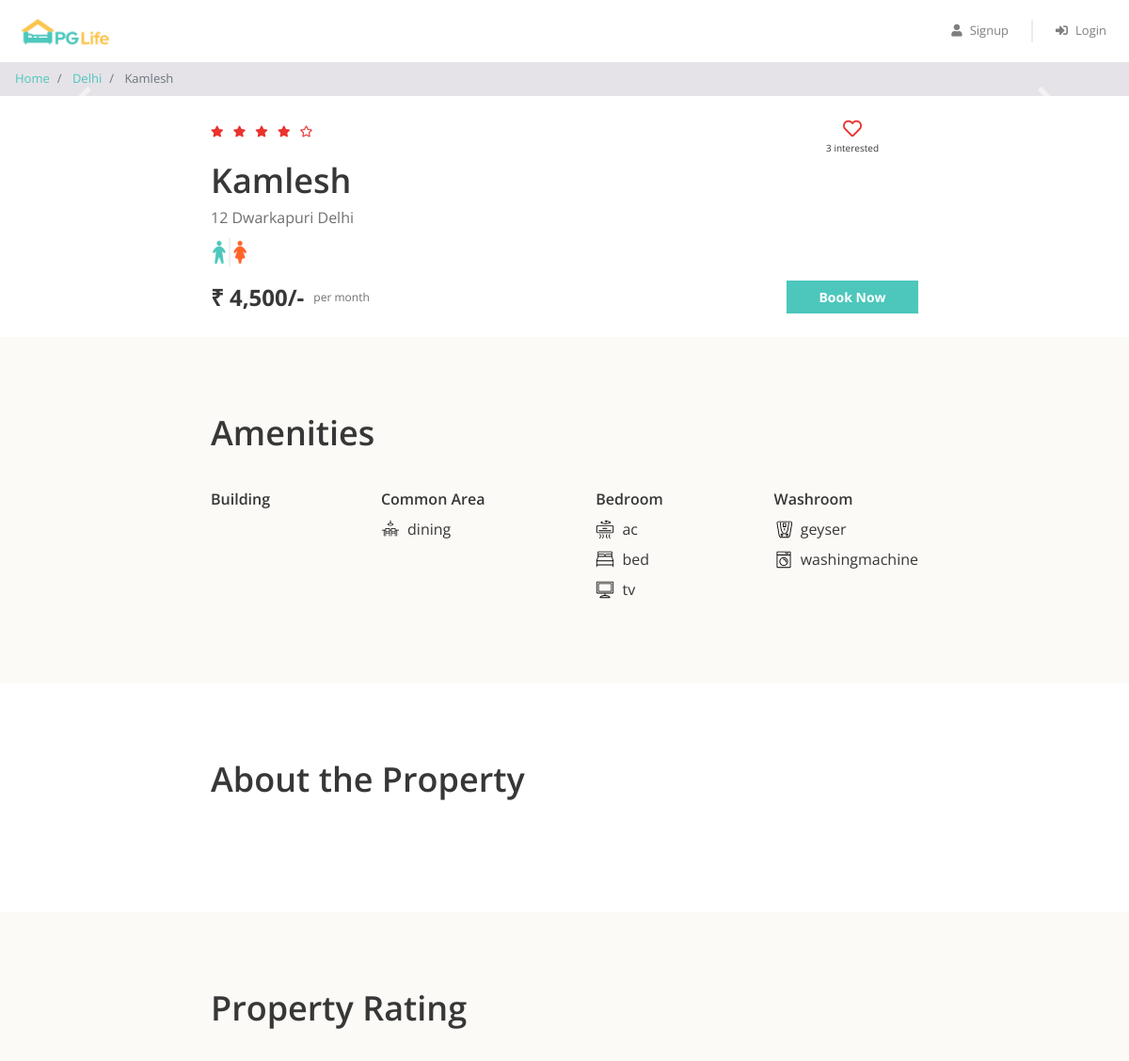
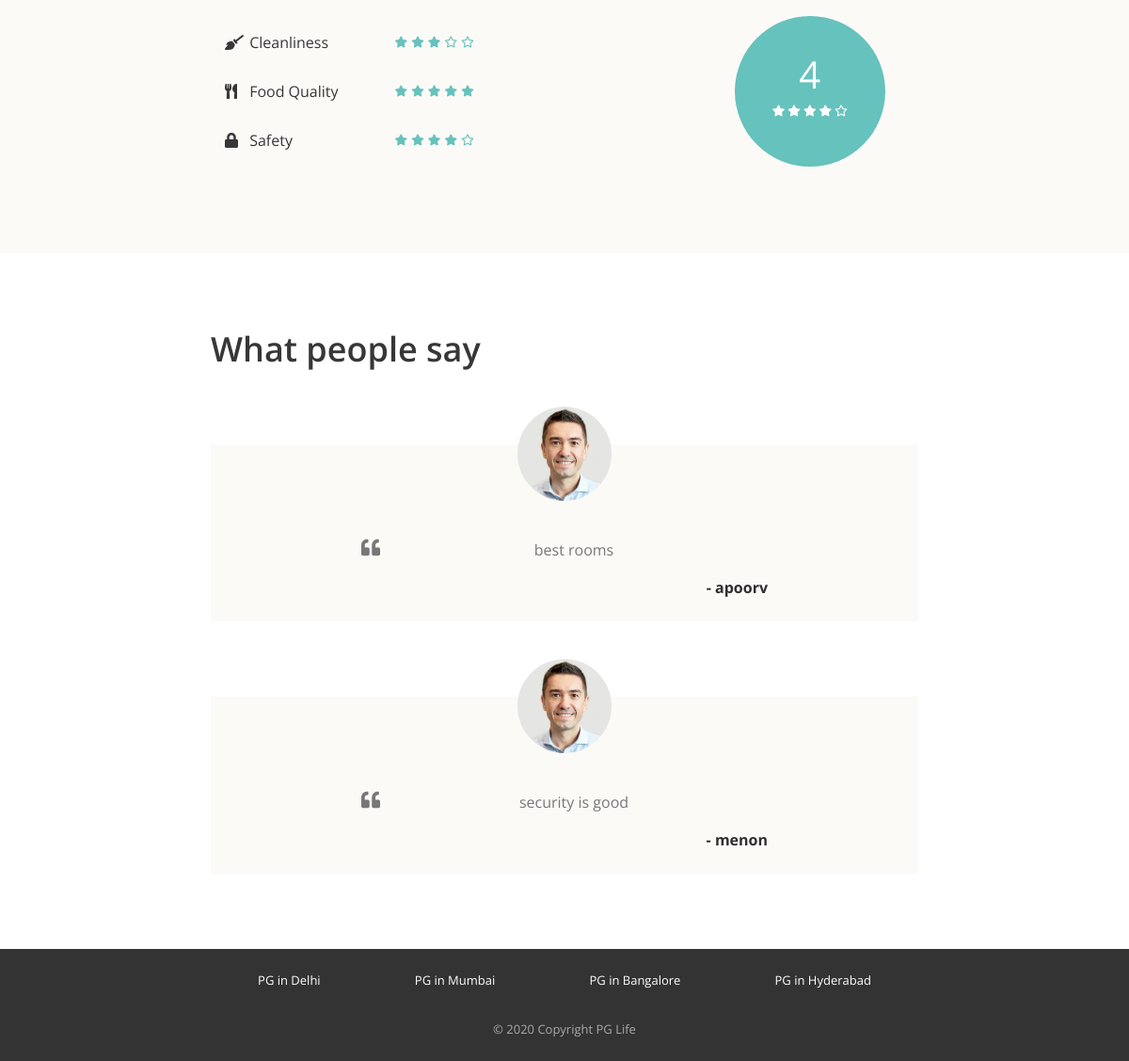
The app's page /property_detail.php?property_id=3 with its own data (2 pictures, top to bottom).
### tables this page shows
CREATE TABLE `properties` (
  `id` int(11) NOT NULL,
  `city_id` int(11) NOT NULL,
  `rating_clean` int(11) NOT NULL,
  `rating_food` int(11) NOT NULL,
  `rating_safety` int(11) NOT NULL,
  `name` text NOT NULL,
  `address` text NOT NULL,
  `gender` text NOT NULL,
  `rent` int(11) NOT NULL,
  `description` text NOT NULL
);

CREATE TABLE `cities` (
  `id` int(11) NOT NULL,
  `name` text NOT NULL
);

CREATE TABLE `amenities` (
  `id` int(11) NOT NULL,
  `name` text NOT NULL,
  `icon` text NOT NULL,
  `type` text NOT NULL
);

CREATE TABLE `testimonials` (
  `property_id` int(11) NOT NULL,
  `user_name` text NOT NULL,
  `content` text NOT NULL
);

### property_detail.php (the view, shortened to what this page needs)
<?php
require "includes/database_connect.php";
$property_id = $_GET["property_id"];
$sql_1 = "SELECT *, p.id AS property_id, p.name AS property_name, c.name AS city_name
            FROM properties p
            INNER JOIN cities c ON p.city_id = c.id
            WHERE p.id = $property_id";
$result_1 = mysqli_query($conn, $sql_1);
$property = mysqli_fetch_assoc($result_1);
$sql_2 = "SELECT * FROM testimonials WHERE property_id = $property_id";
$result_2 = mysqli_query($conn, $sql_2);
$testimonials = mysqli_fetch_all($result_2, MYSQLI_ASSOC);
$sql_3 = "SELECT a.*
            FROM amenities a
            INNER JOIN properties_amenities pa ON a.id = pa.amenity_id
            WHERE pa.property_id = $property_id";
$result_3 = mysqli_query($conn, $sql_3);
$amenities = mysqli_fetch_all($result_3, MYSQLI_ASSOC);
$sql_4 = "SELECT * FROM interested_users_properties WHERE property_id = $property_id";
$result_4 = mysqli_query($conn, $sql_4);
$interested_users_count = mysqli_num_rows($result_4);
?>
<!DOCTYPE html>
<html lang="en">
<head>
    <?php
    include "includes/head_links.php";
    ?>
    <link href="css/property_detail.css" rel="stylesheet" />
</head>
<body>
    <?php
    include "includes/header.php";
    ?>
    <nav aria-label="breadcrumb">
        <ol class="breadcrumb py-2">
            <li class="breadcrumb-item">
                <a href="index.php">Home</a>
            </li>
            <li class="breadcrumb-item">
                <a href="property_list.php?city=<?= $property['city_name']; ?>"><?= $property['city_name']; ?></a>
            </li>
            <li class="breadcrumb-item active" aria-current="page">
                <?= $property['property_name']; ?>
            </li>
        </ol>
    </nav>
    <div id="property-images" class="carousel slide" data-ride="carousel">
        <a class="carousel-control-prev" href="#property-images" role="button" data-slide="prev">
            <span class="carousel-control-prev-icon" aria-hidden="true"></span>
        </a>
        <a class="carousel-control-next" href="#property-images" role="button" data-slide="next">
            <span class="carousel-control-next-icon" aria-hidden="true"></span>
        </a>
    </div>
    <div class="property-summary page-container">
        <div class="row no-gutters justify-content-between">
            <?php
            $total_rating = ($property['rating_clean'] + $property['rating_food'] + $property['rating_safety']) / 3;
            $total_rating = round($total_rating, 1);
            ?>
            <div class="star-container" title="<?= $total_rating ?>">
                <?php
                $rating = $total_rating;
                for ($i = 0; $i < 5; $i++) {
                    if ($rating >= $i + 0.8) {
                ?>
                        <i class="fas fa-star"></i>
                    <?php
                    } elseif ($rating >= $i + 0.3) {
                    ?>
                        <i class="fas fa-star-half-alt"></i>
                    <?php
                    } else {
                    ?>
                        <i class="far fa-star"></i>
                <?php
                    }
                }
                ?>
            </div>
            <div class="interested-container">
                <?php
                $is_interested = false;
                if ($is_interested) {
                ?>
                    <i class="is-interested-image fas fa-heart"></i>
                <?php
                } else {
                ?>
                    <i class="is-interested-image far fa-heart"></i>
                <?php
                }
                ?>
                <div class="interested-text">
                    <span class="interested-user-count"><?= $interested_users_count ?></span> interested
                </div>
            </div>
        </div>
        <div class="detail-container">
            <div class="property-name"><?= $property['property_name'] ?></div>
            <div class="property-address"><?= $property['address'] ?></div>
            <div class="property-gender">
                <?php
                if ($property['gender'] == "male") {
                ?>
                    <img src="img/male.png">
                <?php
                } elseif ($property['gender'] == "female") {
                ?>
                    <img src="img/female.png">
                <?php
                } else {
                ?>
                    <img src="img/unisex.png">
                <?php
                }
                ?>
            </div>
        </div>
        <div class="row no-gutters">
            <div class="rent-container col-6">
                <div class="rent">₹ <?= number_format($property['rent']) ?>/-</div>
                <div class="rent-unit">per month</div>
            </div>
            <div class="button-container col-6">
                <a href="#" class="btn btn-primary">Book Now</a>
            </div>
        </div>
    </div>
    <div class="property-amenities">
        <div class="page-container">
            <h1>Amenities</h1>
            <div class="row justify-content-between">
                <div class="col-md-auto">
                    <h5>Building</h5>
                </div>
                <div class="col-md-auto">
                    <h5>Common Area</h5>
                    <?php
                    foreach ($amenities as $amenity) {
                        if ($amenity['type'] == "Common Area") {
                    ?>
                            <div class="amenity-container">
                                <img src="img/amenities/<?= $amenity['icon'] ?>.svg">
                                <span><?= $amenity['name'] ?></span>
                            </div>
                    <?php
                        }
                    }
                    ?>
                </div>
                <div class="col-md-auto">
                    <h5>Bedroom</h5>
                    <?php
                    foreach ($amenities as $amenity) {
                        if ($amenity['type'] == "Bedroom") {
                    ?>
                            <div class="amenity-container">
                                <img src="img/amenities/<?= $amenity['icon'] ?>.svg">
                                <span><?= $amenity['name'] ?></span>
                            </div>
                    <?php
                        }
                    }
                    ?>
                </div>
                <div class="col-md-auto">
                    <h5>Washroom</h5>
                    <?php
                    foreach ($amenities as $amenity) {
                        if ($amenity['type'] == "Washroom") {
                    ?>
                            <div class="amenity-container">
                                <img src="img/amenities/<?= $amenity['icon'] ?>.svg">
                                <span><?= $amenity['name'] ?></span>
                            </div>
                    <?php
                        }
                    }
                    ?>
                </div>
            </div>
        </div>
    </div>
    <div class="property-about page-container">
        <h1>About the Property</h1>
    </div>
    <div class="property-rating">
        <div class="page-container">
            <h1>Property Rating</h1>
            <div class="row align-items-center justify-content-between">
                <div class="col-md-6">
                    <div class="rating-criteria row">
                        <div class="col-6">
                            <i class="rating-criteria-icon fas fa-broom"></i>
                            <span class="rating-criteria-text">Cleanliness</span>
                        </div>
                        <div class="rating-criteria-star-container col-6" title="<?= $property['rating_clean'] ?>">
                            <?php
                            $rating = $property['rating_clean'];
                            for ($i = 0; $i < 5; $i++) {
                                if ($rating >= $i + 0.8) {
                            ?>
                                    <i class="fas fa-star"></i>
                                <?php
                                } elseif ($rating >= $i + 0.3) {
                                ?>
                                    <i class="fas fa-star-half-alt"></i>
                                <?php
                                } else {
                                ?>
                                    <i class="far fa-star"></i>
                            <?php
                                }
                            }
                            ?>
                        </div>
                    </div>
                    <div class="rating-criteria row">
                        <div class="col-6">
                            <i class="rating-criteria-icon fas fa-utensils"></i>
                            <span class="rating-criteria-text">Food Quality</span>
                        </div>
                        <div class="rating-criteria-star-container col-6" title="<?= $property['rating_food'] ?>">
                            <?php
                            $rating = $property['rating_food'];
                            for ($i = 0; $i < 5; $i++) {
                                if ($rating >= $i + 0.8) {
                            ?>
                                    <i class="fas fa-star"></i>
                                <?php
                                } elseif ($rating >= $i + 0.3) {
                                ?>
                                    <i class="fas fa-star-half-alt"></i>
                                <?php
                                } else {
                                ?>
                                    <i class="far fa-star"></i>
                            <?php
                                }
                            }
                            ?>
                        </div>
                    </div>
                    <div class="rating-criteria row">
                        <div class="col-6">
                            <i class="rating-criteria-icon fa fa-lock"></i>
                            <span class="rating-criteria-text">Safety</span>
                        </div>
                        <div class="rating-criteria-star-container col-6" title="<?= $property['rating_safety'] ?>">
                            <?php
                            $rating = $property['rating_safety'];
                            for ($i = 0; $i < 5; $i++) {
                                if ($rating >= $i + 0.8) {
                            ?>
                                    <i class="fas fa-star"></i>
                                <?php
                                } elseif ($rating >= $i + 0.3) {
                                ?>
                                    <i class="fas fa-star-half-alt"></i>
                                <?php
                                } else {
                                ?>
                                    <i class="far fa-star"></i>
                            <?php
                                }
                            }
                            ?>
                        </div>
                    </div>
                </div>
                <div class="col-md-4">
                    <div class="rating-circle">
                        <?php
                        $total_rating = ($property['rating_clean'] + $property['rating_food'] + $property['rating_safety']) / 3;
                        $total_rating = round($total_rating, 1);
                        ?>
                        <div class="total-rating"><?= $total_rating ?></div>
                        <div class="rating-circle-star-container">
                            <?php
                            $rating = $total_rating;
                            for ($i = 0; $i < 5; $i++) {
                                if ($rating >= $i + 0.8) {
                            ?>
                                    <i class="fas fa-star"></i>
                                <?php
                                } elseif ($rating >= $i + 0.3) {
                                ?>
                                    <i class="fas fa-star-half-alt"></i>
                                <?php
                                } else {
                                ?>
                                    <i class="far fa-star"></i>
                            <?php
                                }
                            }
                            ?>
                        </div>
                    </div>
                </div>
            </div>
        </div>
    </div>
    <div class="property-testimonials page-container">
        <h1>What people say</h1>
        <?php
        foreach ($testimonials as $testimonial) {
        ?>
            <div class="testimonial-block">
                <div class="testimonial-image-container">
                    <img class="testimonial-img" src="img/man.png">
                </div>
                <div class="testimonial-text">
                    <i class="fa fa-quote-left" aria-hidden="true"></i>
                    <p><?= $testimonial['content'] ?></p>
                </div>
                <div class="testimonial-name">- <?= $testimonial['user_name'] ?></div>
            </div>
        <?php
        }
        ?>
    </div>
    <?php
    include "includes/footer.php";
    ?>
</body>
</html>

### css/common.css (style rules this page uses)
* { box-sizing: border-box; font-family: 'Open Sans', sans-serif; }
body { color: #373737; font-size: 16px; position: relative; }
h1, h2, h3, h4, h5, h6 { font-weight: 600; }
h1 { font-size: 36px; margin-bottom: 40px; }
h5 { font-size: 16px; margin-bottom: 10px; }
.btn-primary, .btn-warning, .btn-danger { color: white; font-weight: bold; }
.breadcrumb { background-color: #e5e3e8; font-size: 13px; border-radius: 0px; margin-bottom: 0px; }
.page-container { max-width: 800px; padding: 80px 24px; margin: auto; }

### css/property_detail.css (style rules this page uses)
.property-summary { padding: 24px; }
.property-amenities, .property-rating { background-color: #fcfaf7; }
.star-container i { color: #EA322E; font-size: 12px; margin-right: 6px; }
.interested-container { text-align: center; padding-right: 42px; }
.interested-container i { color: #EA322E; font-size: 20px; cursor: pointer; }
.interested-text { font-size: 10px; }
.detail-container { padding-bottom: 10px; }
.property-name { font-size: 36px; font-weight: 600; }
.property-address { color: #6f6f6f; font-size: 16px; padding-bottom: 5px; }
.property-gender img { width: 40px; }
.rent-container { display: flex; align-items: center; }
.rent { font-size: 24px; font-weight: bold; padding-right: 10px; }
.rent-unit { color: #6f6f6f; font-size: 12px; }
.button-container .btn { font-size: 14px; border-radius: 0px; width: 140px; float: right; }
.amenity-container { margin: 8px 0px; }
.amenity-container img { height: 20px; margin-top: -4px; margin-right: 4px; }
.rating-criteria { margin: 28px 0px; }
.rating-criteria-icon { width: 14px; }
.rating-criteria-text { margin-left: 8px; }
.rating-criteria-star-container { margin-top: -2px; }
.rating-criteria-star-container i { color: #66C2BD; font-size: 12px; }
.rating-circle { background-color: #66C2BD; color: white; text-align: center; height: 160px; width: 160px; border-radius: 50%; padding-top: 32px; margin: auto; }
.total-rating { font-size: 40px; }
.rating-circle-star-container { font-size: 12px; }
.testimonial-block { background-color: #fcfaf7; padding: 0px 160px 24px; margin-top: 80px; }
.testimonial-image-container { text-align: center; }
.testimonial-img { width: 100px; border-radius: 50%; position: relative; top: -40px; }
.testimonial-text { color: #777777; text-align: center; position: relative; }
.testimonial-text i { font-size: 20px; position: absolute; left: 0px; top: 0px; }
.testimonial-text p { text-indent: 20px; }
.testimonial-name { color: #2F2E2E; text-align: right; font-weight: bold; margin-top: 12px; }

### records on screen
properties: city.name "Delhi", name "Kamlesh", rating_clean 3 (drawn), address "12 Dwarkapuri Delhi", rent "4,500", rating_food 5 (drawn), rating_safety "4"
amenities: icon (picture), name "dining"
amenities: shows a picture, name "ac"
amenities: shows a picture, name "bed"
amenities: shows a picture, name "tv"
amenities: icon (picture), name "geyser"
amenities: icon (picture), name "washingmachine"
testimonials: content "best rooms", user_name "apoorv"
testimonials: content "security is good", user_name "menon"

### other values on screen
$interested_users_count "3"
